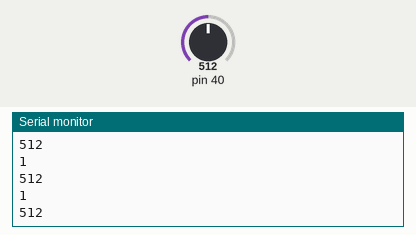
Recording of a sketch running on a simulated Teensy 4. Parts: the last lines printed to the serial monitor. The inputs (shaded band) are chosen by the test bench; at power-on: pin 40 = 512.

Above: at 1.2 s.
1.3 s: pin 40 set to 716
At 1.56 s:
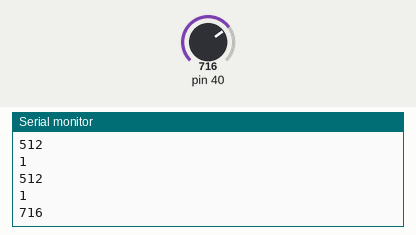
2.8 s: pin 40 set to 900
At 2.96 s:
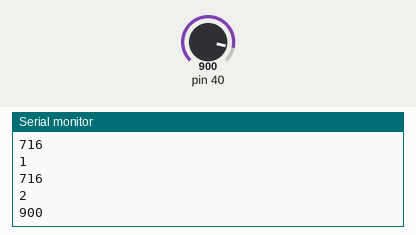
Timing chart, 0 to 5.8 s (numbered marks = the images above; inputs shaded):
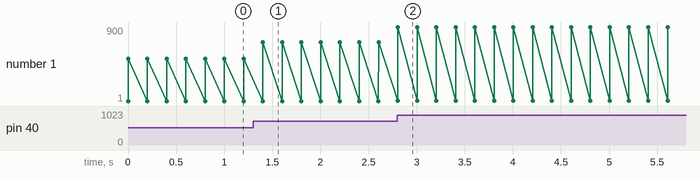

The sketch:

new_force_sensor_velocity.ino
```cpp
int SensorPin = A16; //analog pin 0
int velocity[] = {50, 90, 127};

void setup(){
  Serial.begin(9600);
}


void loop(){
  int SensorReading = analogRead(SensorPin);
  int mfsr_r18 = map(SensorReading, 0, 900, 0, 2);
  Serial.println(mfsr_r18);

  Serial.println(SensorReading);
  usbMIDI.sendNoteOn(60,velocity[mfsr_r18],1);
  delay(100);
  usbMIDI.sendNoteOff(60,velocity[mfsr_r18],1);
  delay(100);
}
```

Measured:
- after the input at 1.3 s, the serial monitor: prints a new line after 0.10 s (image 1)
- after the input at 2.8 s, the serial monitor: prints a new line at once (image 2)
- plotted number 1: 512 → 716 after the input at 1.3 s, 716 → 900 after the input at 2.8 s
